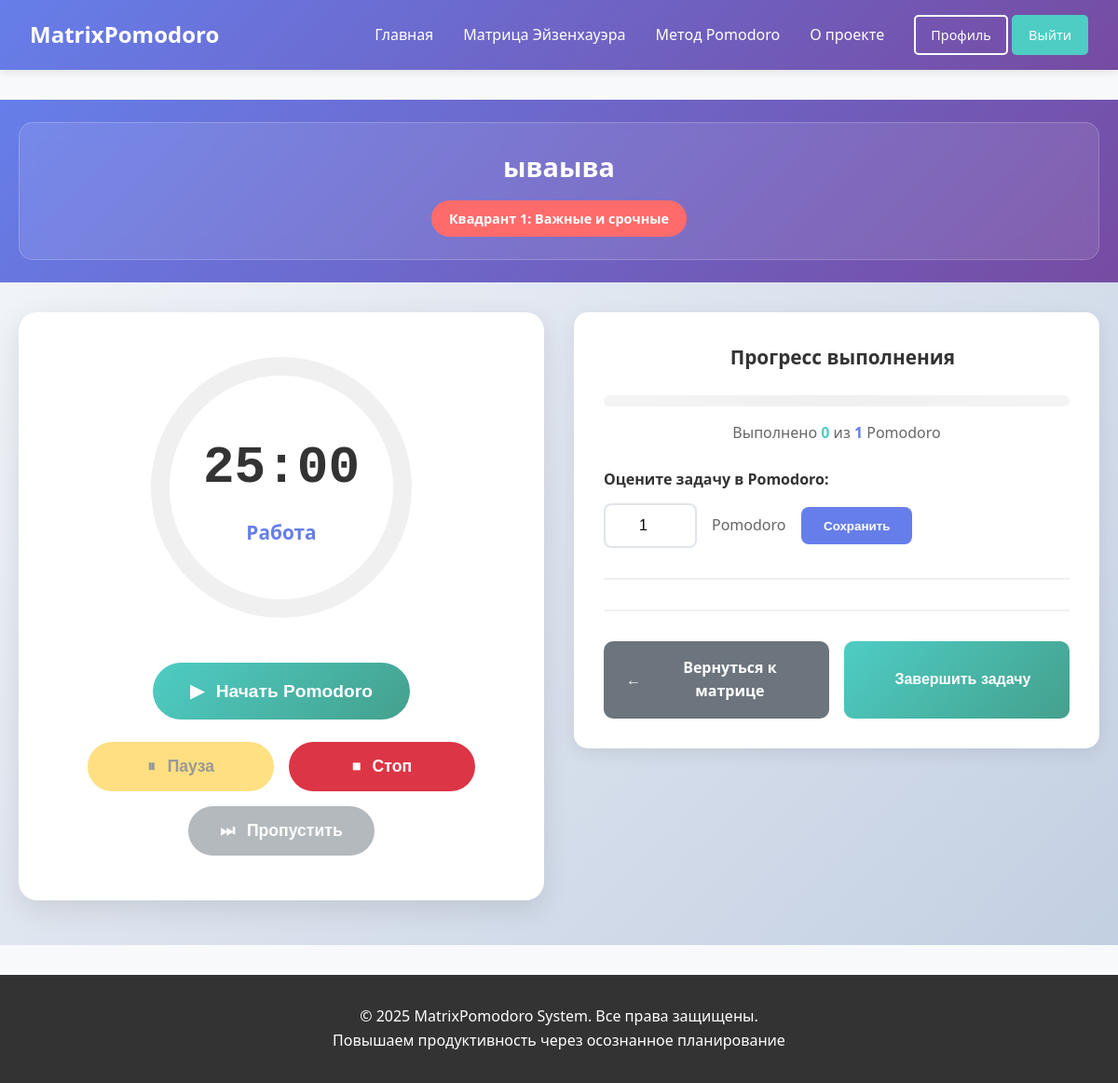
The page /pomodoro/task/17/ (signed in) on the database as committed earlier.
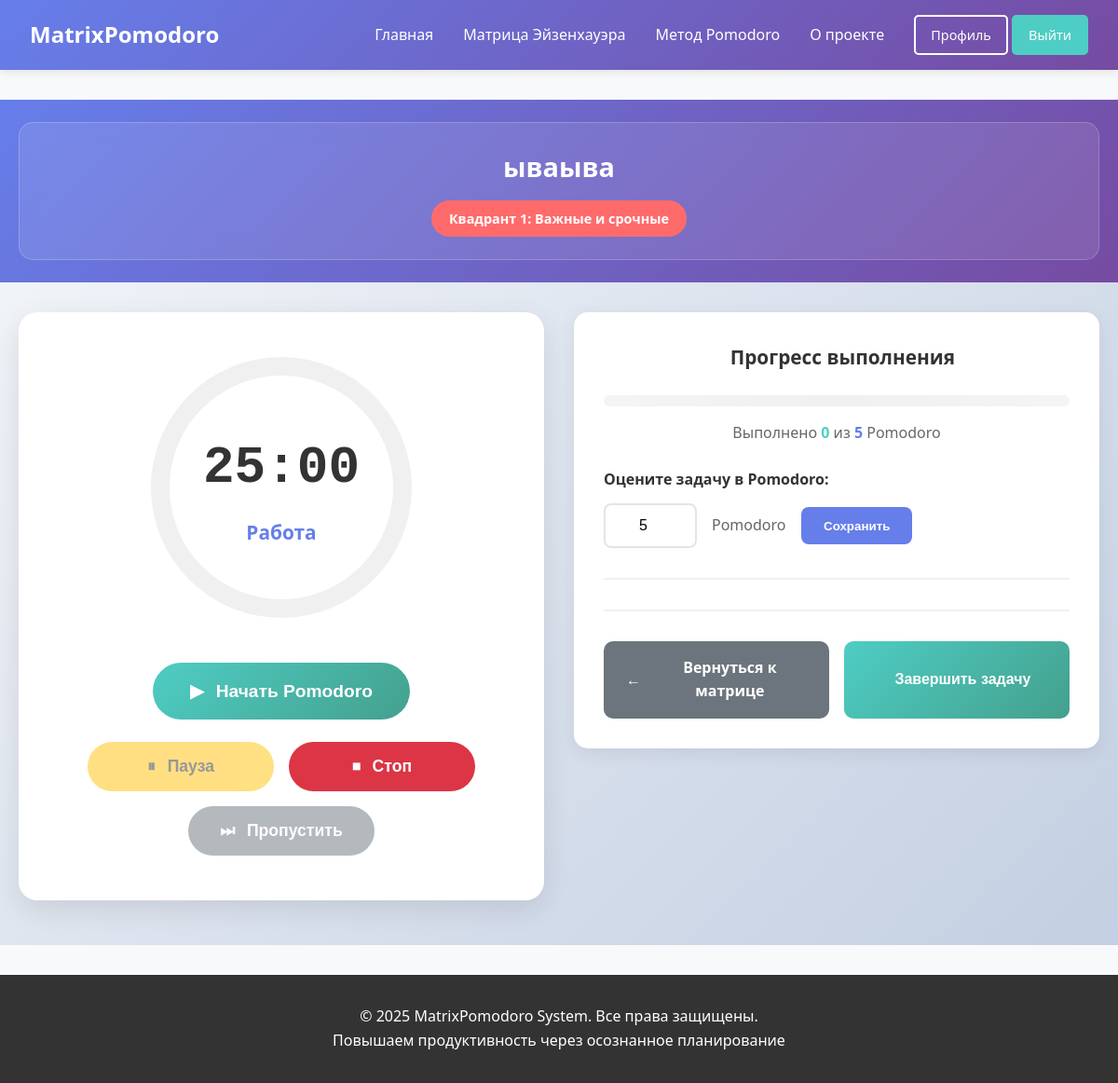
The same page on the database as committed later.
### tasks/models.py (models this page shows, shortened)
class Task(models.Model):
    STATUS_CHOICES = [
        ('active', 'Активная'),
        ('completed', 'Завершена'),
        ('cancelled', 'Отменена'),
    ]
    user = models.ForeignKey(User, on_delete=models.CASCADE, verbose_name="Пользователь")
    quadrant = models.ForeignKey(EisenhowerQuadrant, on_delete=models.PROTECT,
                                 verbose_name="Квадрант", null=True, blank=True)
    title = models.CharField(max_length=200, verbose_name="Заголовок")
    description = models.TextField(blank=True, verbose_name="Описание")
    status = models.CharField(max_length=10, choices=STATUS_CHOICES, default='active', verbose_name="Статус")
    display_order = models.PositiveIntegerField(default=0, verbose_name="Порядок отображения")
    priority = models.PositiveIntegerField(default=1, verbose_name="Приоритет (1-10)")
    due_date = models.DateTimeField(null=True, blank=True, verbose_name="Срок выполнения")
    estimated_pomodoros = models.PositiveIntegerField(default=1, verbose_name="Планируемое количество Pomodoro")
    completed_pomodoros = models.PositiveIntegerField(default=0, verbose_name="Выполнено Pomodoro")
    created_at = models.DateTimeField(auto_now_add=True)
    updated_at = models.DateTimeField(auto_now=True)
    completed_at = models.DateTimeField(null=True, blank=True, verbose_name="Фактическое время выполнения")
    class Meta:
        verbose_name = "Задача"
        verbose_name_plural = "Задачи"
        ordering = ['quadrant__priority_order', 'display_order', 'created_at']

class EisenhowerQuadrant(models.Model):
    name = models.CharField(max_length=100, verbose_name="Название квадранта")
    description = models.TextField(verbose_name="Описание")
    priority_order = models.IntegerField(verbose_name="Порядок отображения (1-4)")
    color_code = models.CharField(max_length=7, default='#FFFFFF', verbose_name="Цвет (HEX)")
    icon = models.CharField(max_length=50, blank=True, verbose_name="Иконка")
    class Meta:
        verbose_name = "Квадрант Эйзенхауэра"
        verbose_name_plural = "Квадранты Эйзенхауэра"
        ordering = ['priority_order']

### pomodoro/views.py (the view)
# urls.py: path('task/<int:task_id>/', views.task_detail, name='task_detail'),
@login_required
def task_detail(request, task_id):
    task = get_object_or_404(Task, id=task_id, user=request.user)
    try:
        settings = UserSettings.objects.get(user=request.user)
    except UserSettings.DoesNotExist:
        settings = UserSettings.objects.create(user=request.user)
    today = timezone.now().date()
    today_sessions = PomodoroSession.objects.filter(
        user=request.user,
        task=task,
        start_time__date=today
    ).count()
    recent_sessions = PomodoroSession.objects.filter(
        user=request.user,
        task=task
    ).order_by('-start_time')[:5]
    if task.estimated_pomodoros > 0:
        progress_percentage = (task.completed_pomodoros / task.estimated_pomodoros) * 100
    else:
        progress_percentage = 0
    context = {
        'task': task,
        'settings': settings,
        'today_sessions': today_sessions,
        'recent_sessions': recent_sessions,
        'progress_percentage': progress_percentage,
    }
    return render(request, 'pomodoro/task_detail.html', context)

### pomodoro/templates/pomodoro/task_detail.html (shortened to what the changed rows need)
{% extends 'core/base.html' %}
{% load static %}
{% block extra_css %}
<link rel="stylesheet" href="{% static 'pomodoro/css/timer.css' %}">
{% endblock %}
{% block content %}
<div class="pomodoro-page">
    <div class="pomodoro-header">
        <div class="container">
            <div class="task-info-card">
                <div class="task-main-info" style="text-align: center; width: 100%;">
                    <h1 class="task-title">{{ task.title }}</h1>
                    <div class="task-meta-tags" style="justify-content: center;">
                        {% if task.quadrant %}
                        <span class="quadrant-tag" style="background-color: {{ task.quadrant.color_code|default:'#4ECDC4' }}">
                            {{ task.quadrant.name }}
                        </span>
                        {% endif %}
                    </div>
                </div>
            </div>
        </div>
    </div>
    <div class="container">
        <div class="pomodoro-main-layout">
            <div class="task-details-column">
                <div class="detail-card">
                    <div class="detail-content">
                        <div class="progress-container">
                            <div class="progress-bar">
                            </div>
                            <div class="progress-text" id="progress-text">
                            </div>
                        </div>
                        <div class="pomodoro-estimation">
                            <div class="estimation-control">
                                <input type="number" id="estimated-pomodoros"
                                       value="{{ task.estimated_pomodoros }}"
                                       min="1" max="20" class="estimation-input">
                                <span class="estimation-label">Pomodoro</span>
                                <button class="btn-save-estimation" id="save-estimation-btn">Сохранить</button>
                            </div>
                        </div>
                    </div>
                </div>
            </div>
        </div>
    </div>
</div>
{% endblock %}

Rows that differ between the two databases and show on the page:
changed Task "ываыва": estimated_pomodoros "1" → "5"
Other text that changed with them:
text written by a page script: "Выполнено 0 из 1 Pomodoro" → "Выполнено 0 из 5 Pomodoro"
